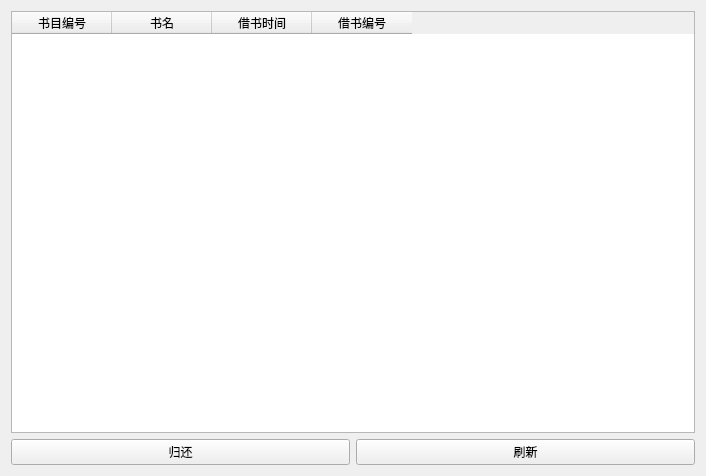
<?xml version="1.0" encoding="UTF-8"?>
<ui version="4.0">
 <class>userLoanWidget</class>
 <widget class="QWidget" name="userLoanWidget">
  <property name="geometry">
   <rect>
    <x>0</x>
    <y>0</y>
    <width>706</width>
    <height>476</height>
   </rect>
  </property>
  <property name="windowTitle">
   <string>Form</string>
  </property>
  <layout class="QGridLayout" name="gridLayout">
   <item row="0" column="0" colspan="2">
    <widget class="QTableWidget" name="loanTableWidget">
     <property name="editTriggers">
      <set>QAbstractItemView::NoEditTriggers</set>
     </property>
     <property name="selectionMode">
      <enum>QAbstractItemView::SingleSelection</enum>
     </property>
     <property name="selectionBehavior">
      <enum>QAbstractItemView::SelectRows</enum>
     </property>
     <column>
      <property name="text">
       <string>书目编号</string>
      </property>
     </column>
     <column>
      <property name="text">
       <string>书名</string>
      </property>
     </column>
     <column>
      <property name="text">
       <string>借书时间</string>
      </property>
     </column>
     <column>
      <property name="text">
       <string>借书编号</string>
      </property>
     </column>
    </widget>
   </item>
   <item row="1" column="0">
    <widget class="QPushButton" name="returnPushButton">
     <property name="text">
      <string>归还</string>
     </property>
    </widget>
   </item>
   <item row="1" column="1">
    <widget class="QPushButton" name="refreshPushButton">
     <property name="text">
      <string>刷新</string>
     </property>
    </widget>
   </item>
  </layout>
 </widget>
 <resources/>
 <connections/>
</ui>
